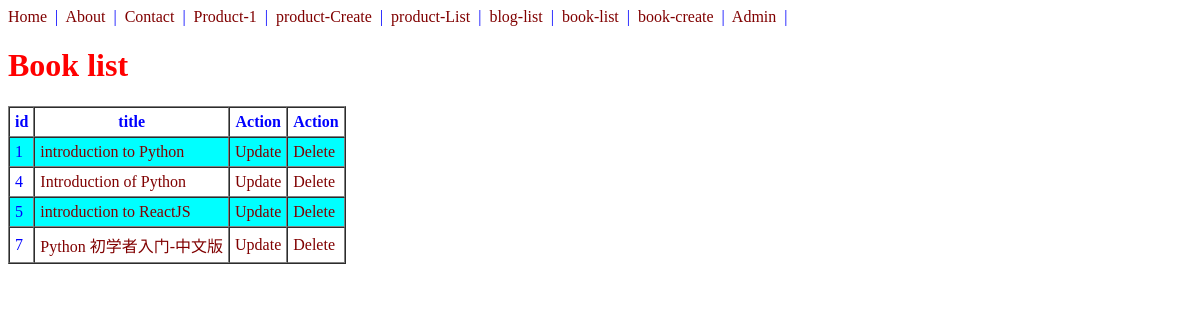
/books/, run on an earlier commit of the app's database.
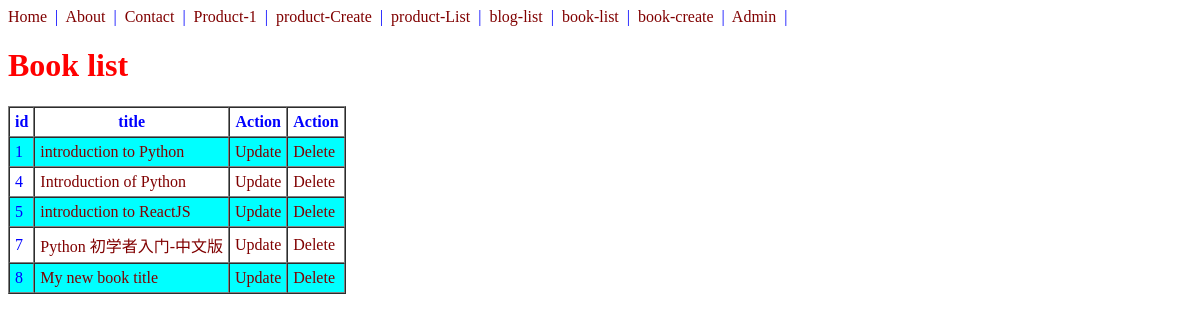
And on a later commit of the database.
### books/models.py (models this page shows, shortened)
class Book(models.Model):
    title = models.CharField(max_length=100)
    description = models.TextField(null=True)
    price = models.DecimalField(max_digits=10, decimal_places=2)
    def get_absolute_url(self):
        return reverse("books:book-detail", kwargs={'id':self.id}) # clean and easy way to make url dynamic
    def get_update_url(self):
        return reverse("books:book-update", kwargs={'id':self.id}) # clean and easy way to make url dynamic
    def get_delete_url(self):
        return reverse("books:book-delete", kwargs={'id':self.id}) # clean and easy way to make url dynamic

### books/views.py (the view, shortened to what this page needs)
# urls.py: path('', BookListView.as_view(), name='book-list'),
class BookListView(View):
    template_name = 'books/book_list.html' # override default template file name
    def get(self, request, *args, **kwargs):
        queryset = Book.objects.all()
        context = {'object_list': queryset}
        return render(request, self.template_name, context)

### books/templates/books/book_list.html
{% extends 'base.html' %}
{% block content %}
{% load static %}
<h1>Book list</h1>
<table border="1", cellspacing="0", cellpadding="5">
<tr>
    <th>id</th><th>title</th><th>Action</th><th>Action</th>
</tr>
{% for book in object_list %}
    {% cycle 'row1' 'row2' as rowcolors silent %}
    <tr class="{{ rowcolors }}">
        <td>{{book.id}}</td>
        <td><a href='{{ book.get_absolute_url }}'>{{book.title}}</a></td>
        <td><a href='{{ book.get_update_url }}'>Update</a></td>
        <td><a href='{{ book.get_delete_url }}'>Delete</a></td>
    </tr>
{% endfor %}
</table>
{% endblock %}

What changed in the data, as far as the page shows it:
added Book: id "8", title "My new book title"
